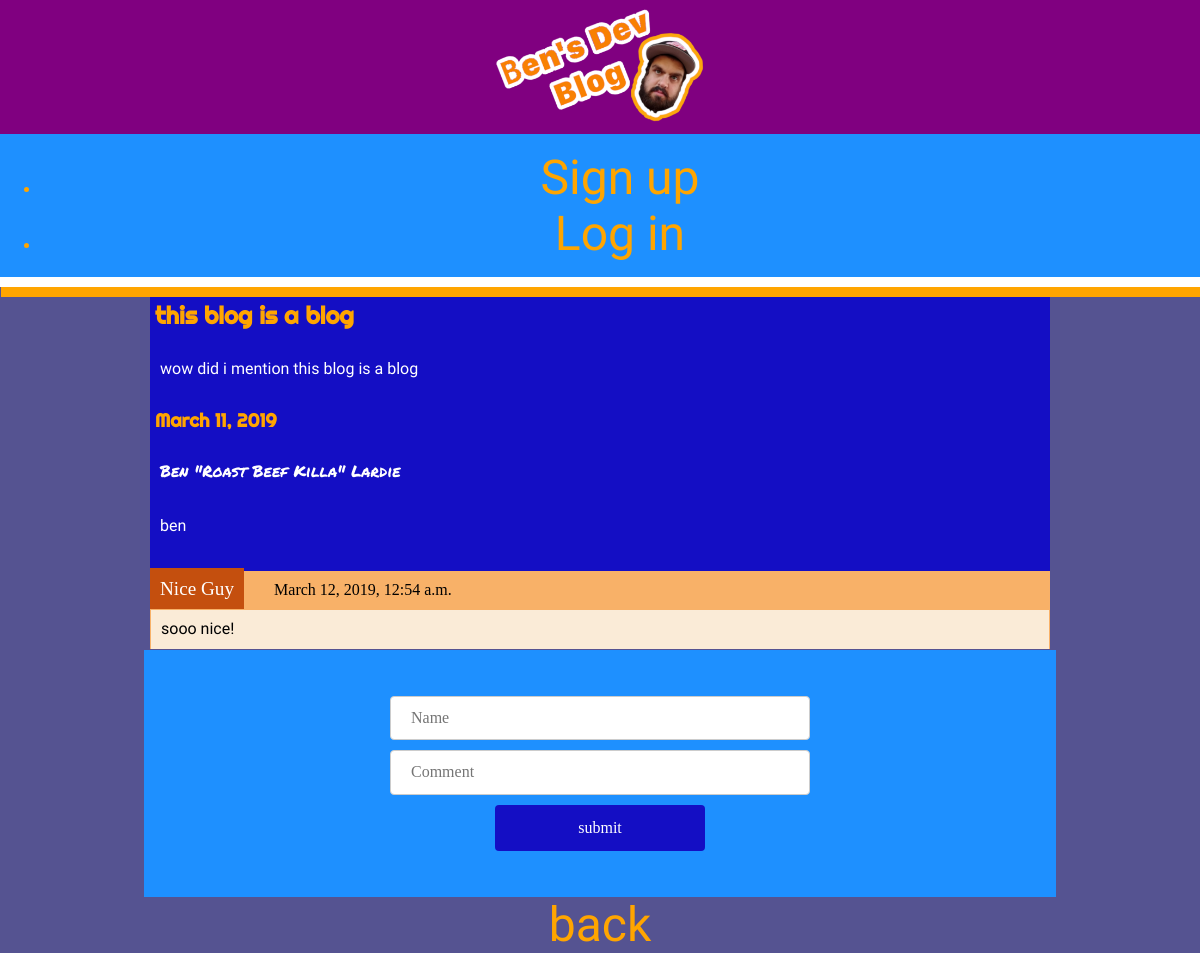
The page /articles/5 on the database its author committed.
### blog/models.py (models this page shows, shortened)
class Article(models.Model):
    title = models.CharField(max_length=255)
    body = models.TextField()
    draft = models.BooleanField()
    published_date = models.DateField()
    author = models.CharField(max_length=255)
    user = models.ForeignKey(User, on_delete=models.CASCADE, related_name='articles', default=1)

class Comment(models.Model):
    name = models.CharField(max_length=255)
    created_at = models.DateTimeField(auto_now_add=True)
    message = models.TextField()
    Article = models.ForeignKey(Article, on_delete=models.CASCADE, related_name='comments')

### blog/views.py (the view)
# urls.py: path('articles/<int:id>', open_blog, name='blog_opened'),
def open_blog(request, id):
    article = Article.objects.get(pk=id)
    context = {'article': article}
    response = render(request, 'article.html', context)
    return HttpResponse(response)

### blog/templates/article.html (shortened to what this page needs)
{% extends 'base.html' %}
{% block content %}
<div class='article-display'>
<h2>{{ article.title }}</h2>
<p>{{ article.body }}</p>
<h3>{{article.published_date }}</h3>
<p class='author'>{{ article.author }}</p>
<p>{{article.user}}</p>
</div>
<div class="comments">
{% for comment in article.comments.all %}
  <span class="name">{{ comment.name }}</span> <span class="comment-time">{{comment.created_at}}</span>
  <p class="message">{{comment.message}}</p>
    {%endfor%}
</div>
<form action="{% url 'create_comment' %}" method="post">
  <label for="name">
    <input id="name" type="text" name='name' placeholder="Name">
  </label>
  <label for="new-comment">
    <input id="new-comment" type="text" name="new-comment" placeholder="Comment">
    </label>
    <input type="submit" value="submit"/>
</form>
<a href="{%url 'main_page'%}">back</a>
{%endblock%}

### blog/static/css/main.css (style rules this page uses)
body { background-color: #555391; }
a { font-family: 'Asap', sans-serif; display: block; text-align: center; text-decoration: none; font-size: 3em; color: orange; }
.article-display { width: 75%; margin: 10px auto 0; background-color: #140EC4; padding-bottom: 10px; }
.comments { width: 75%; margin: 0 auto; background-color: #F8B168; }
.message { margin: 1px; background-color: antiquewhite; color: black; }
.name { color: white; background: #C44F0E; padding: 10px; font-size: 1.2em; }
.comment-time { background-color: #F8B168; padding: 10px 30px; margin-left: -4px; display: inline-block; }
form { background-color: dodgerblue; width: 70%; margin: 0 auto; padding: 36px; }
input[type=text], select { width: 50%; padding: 12px 20px; margin: 10px auto; display: block; border: 1px solid #ccc; border-radius: 4px; box-sizing: border-box; }
input[type=submit] { width: 25%; background-color: #140EC4; color: white; padding: 14px 20px; margin: 10px auto; border: none; border-radius: 4px; cursor: pointer; display: block; font-family: Verdana; }
h2, h3 { font-family: 'Righteous', cursive; color: orange; padding: 5px; margin: 0; }
p { font-family: 'Asap', sans-serif; color: white; padding: 10px; }
.author { font-family: 'Permanent Marker', cursive; }

### rows shown on the page
Article: title "this blog is a blog", body "wow did i mention this blog is a blog", published_date "March 11, 2019", author "Ben \"Roast Beef Killa\" Lardie", user "ben"
Comment: name "Nice Guy", created_at "March 12, 2019, 12:54 a.m.", message "sooo nice!"
